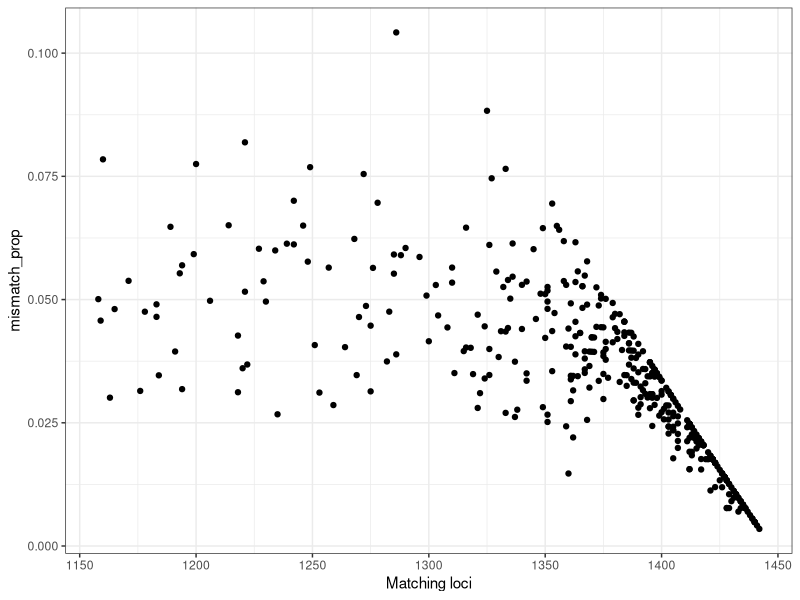

Here is the R script that generated this plot:
## ---- chunk 1
library(tidyverse)

idcsv <- read_csv("data/seq03-33_identity/33-03_seq_identity_ID.csv", col_types = cols(
  `First ID` = col_character(),
  `Loci typed` = col_integer(),
  `Second ID` = col_character(),
  `Loci typed_1` = col_integer(),
  `Matching loci` = col_integer(),
  `Mismatching loci` = col_integer(),
  pID = col_double(),
  pIDsib = col_double(),
  Status = col_character()
))

# add mismatch rate
idcsv <- idcsv %>%
  mutate(mismatch_prop = `Mismatching loci`/`Matching loci`) %>% 
# order by number of matching loci
    arrange(`Matching loci`)


ggplot(idcsv, aes(x = `Matching loci`, y = mismatch_prop)) +
  geom_point() +
  theme_bw()

